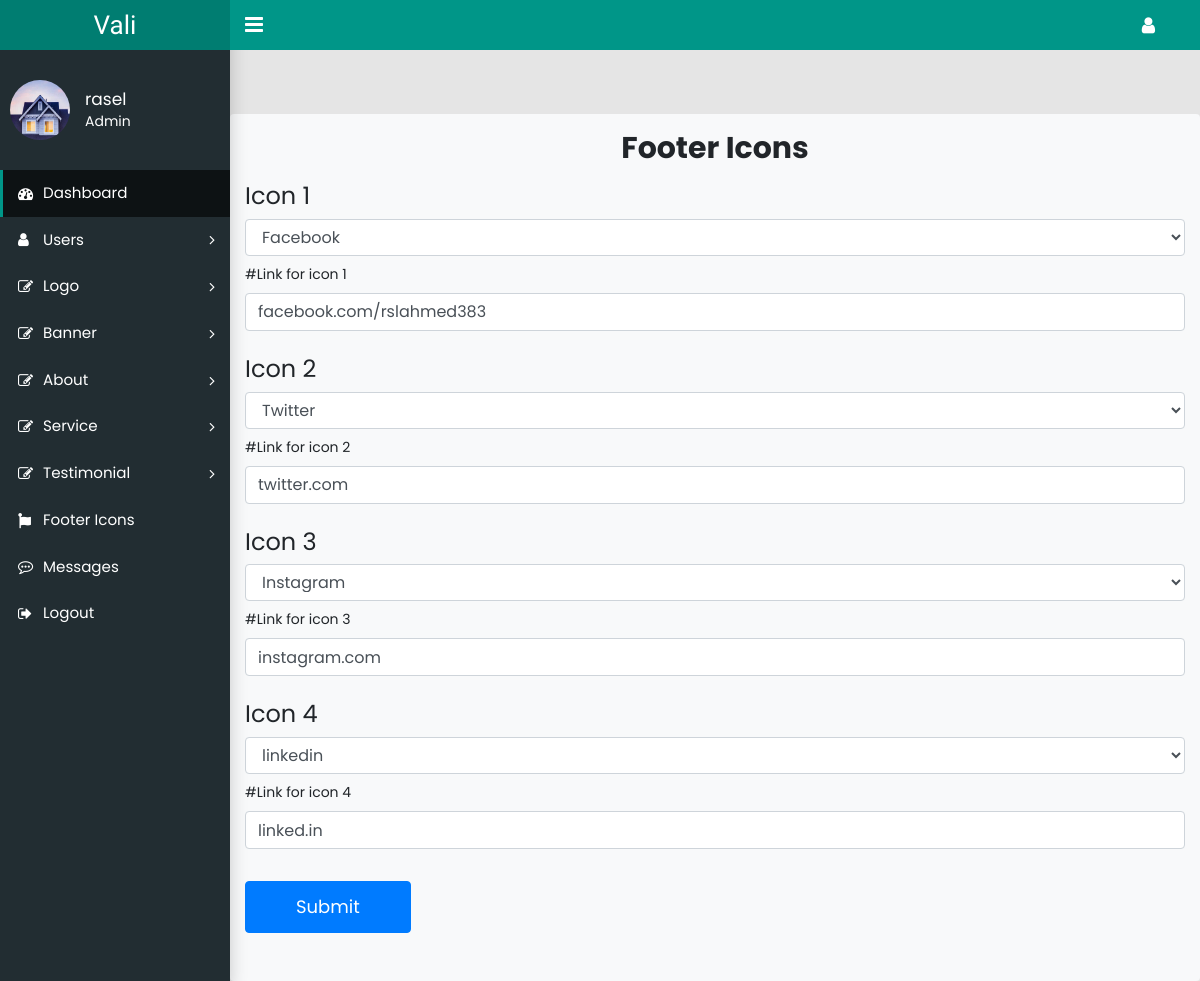
Screenshot of /add-footer-icon.php (signed in) with the database file from the repository.
### tables this page shows
CREATE TABLE `footer_icons` (
  `id` int(11) NOT NULL,
  `icon_1` varchar(200) NOT NULL,
  `link_1` varchar(500) NOT NULL,
  `icon_2` varchar(200) NOT NULL,
  `link_2` varchar(500) NOT NULL,
  `icon_3` varchar(200) NOT NULL,
  `link_3` varchar(500) NOT NULL,
  `icon_4` varchar(200) NOT NULL,
  `link_4` varchar(500) NOT NULL
);

### add-footer-icon.php (the view, shortened to what this page needs)
<?php
require 'db.php';
$icons_data = "SELECT * FROM footer_icons ";
$icons_con = mysqli_query($db, $icons_data);
$single_icon = mysqli_fetch_assoc($icons_con);
require 'des_assets/admin-header.php';
require 'reg-assets/reg-header.php';
?>
    <link rel="stylesheet" href="custom.css">
    <main class="app-content no-padding">
        <div class="container mt-5 pt-5">
            <div class="row pt-3">
                <div class="col-lg-12 m-auto bg-light my-4 pt-2 pb-5 rounded">
                    <div class="form-title text-center py-2">
                        <h2 class=""><b>Footer Icons</b></h2>
                    </div>
                    <form action="footer_icon_post.php" method="post" enctype="multipart/form-data">
                        <div class="form-group pt-2">
                            <label><h3>Icon 1</h3></label>
                            <select name="icon_1" id="" class="form-control" >
                                <option value="fa fa-facebook" <?php if (!empty($single_icon['icon_1']) && $single_icon['icon_1']== 'fa fa-facebook'){echo 'selected';} ?> >Facebook</option>
                            </select>
                            <label class="mt-2"> #Link for icon 1</label>
                            <input type="text" name="icon_link_1" class="form-control" placeholder="#Link" value="<?php if (!empty($single_icon['icon_1'])){echo $single_icon['link_1'] ;} ?>">
                        </div>
                        <div class="form-group pt-2">
                            <label><h3>Icon 2</h3></label>
                            <select name="icon_2" id="" class="form-control" >
                                <option value="fa fa-twitter" <?php if (!empty($single_icon['icon_2']) && $single_icon['icon_2']== 'fa fa-twitter'){echo 'selected';} ?> >Twitter</option>
                            </select>
                            <label class="mt-2"> #Link for icon 2</label>
                            <input type="text" name="icon_link_2" class="form-control" placeholder="#Link" value="<?php if (!empty($single_icon['icon_2'])){echo $single_icon['link_2'] ;} ?>">
                        </div>
                        <div class="form-group pt-2">
                            <label><h3>Icon 3</h3></label>
                            <select name="icon_3" id="" class="form-control" >
                                <option value="fa fa-instagram" <?php if (!empty($single_icon['icon_3']) && $single_icon['icon_3']== 'fa fa-instagram'){echo 'selected';} ?> >Instagram</option>
                            </select>
                            <label class="mt-2"> #Link for icon 3</label>
                            <input type="text" name="icon_link_3" class="form-control" placeholder="#Link" value="<?php if (!empty($single_icon['icon_3'])){echo $single_icon['link_3'] ;} ?>">
                        </div>
                        <div class="form-group pt-2">
                            <label><h3>Icon 4</h3></label>
                            <select name="icon_4" id="" class="form-control" >
                                <option value="fa fa-linkedin" <?php if (!empty($single_icon['icon_4']) && $single_icon['icon_4']== 'fa fa-linkedin'){echo 'selected';} ?> >linkedin</option>
                            </select>
                            <label class="mt-2"> #Link for icon 4</label>
                            <input type="text" name="icon_link_4" class="form-control" placeholder="#Link" value="<?php if (!empty($single_icon['icon_4'])){echo $single_icon['link_4'] ;} ?>">
                        </div>
                        <button type="submit" class="btn btn-primary mt-3">Submit</button>
                    </form>
                </div>
            </div>
        </div>
    </main>
<?php
require 'des_assets/admin-footer.php';
?>

### reg-assets/css/main.css (style rules this page uses)
.row { display: -webkit-box; display: -webkit-flex; display: -moz-box; display: -ms-flexbox; display: flex; -webkit-flex-wrap: wrap; -ms-flex-wrap: wrap; flex-wrap: wrap; }
html { -webkit-box-sizing: border-box; -moz-box-sizing: border-box; box-sizing: border-box; }
* { padding: 0; margin: 0; }
*, *:before, *:after { -webkit-box-sizing: inherit; -moz-box-sizing: inherit; box-sizing: inherit; }
body, h1, h2, h3, h4, h5, h6, blockquote, p, pre, dl, dd, ol, ul, figure, hr, fieldset, legend { margin: 0; padding: 0; }
button { outline: none; background: none; border: none; }
body { font-family: "Poppins", "Arial", "Helvetica Neue", sans-serif; font-weight: 400; font-size: 14px; }
h1, h2, h3, h4, h5, h6 { font-weight: 400; }
h2 { font-size: 30px; }
h3 { font-size: 24px; }
.btn { display: inline-block; line-height: 50px; padding: 0 50px; -webkit-transition: all 0.4s ease; -o-transition: all 0.4s ease; -moz-transition: all 0.4s ease; transition: all 0.4s ease; cursor: pointer; font-size: 18px; color: #fff; font-family: "Poppins", "Arial", "Helvetica Neue", sans-serif; }
input { outline: none; margin: 0; border: none; -webkit-box-shadow: none; -moz-box-shadow: none; box-shadow: none; width: 100%; font-size: 14px; font-family: inherit; }

### custom.css (style rules this page uses)
.no-padding { padding: 0; }

### rows the page displays
footer_icons: icon_1 "Facebook", icon_link_1 "facebook.com/rslahmed383", icon_2 "Twitter", icon_link_2 "twitter.com", icon_3 "Instagram", icon_link_3 "instagram.com", icon_4 "linkedin", icon_link_4 "linked.in"

### other values shown
$_SESSION['user_name'] "rasel"
